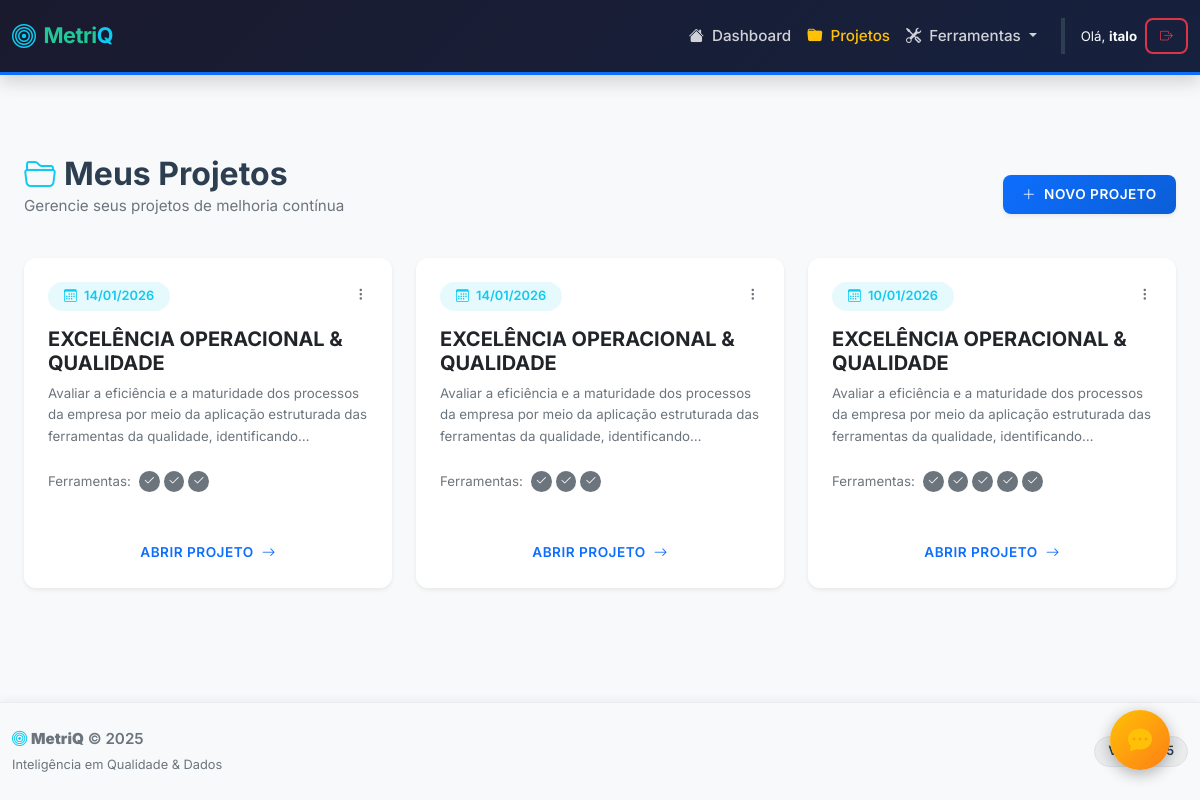
Page /projetos (signed in) on the committed database.
### qualidade_flask/models.py (models this page shows)
class User(UserMixin, db.Model):
    id = db.Column(db.Integer, primary_key=True)
    username = db.Column(db.String(100), unique=True, nullable=False)
    password = db.Column(db.String(255), nullable=False)
    analises = db.relationship('Analise', backref='dono', lazy=True)

class Projeto(db.Model):
    id = db.Column(db.Integer, primary_key=True)
    nome = db.Column(db.String(100), nullable=False)
    objetivo = db.Column(db.Text, nullable=False)
    data_criacao = db.Column(db.DateTime, default=datetime.now)
    user_id = db.Column(db.Integer, db.ForeignKey('user.id'), nullable=False)
    ferramentas = db.relationship('ProjetoFerramenta', backref='projeto', lazy=True, cascade="all, delete-orphan")

class ProjetoFerramenta(db.Model):
    id = db.Column(db.Integer, primary_key=True)
    projeto_id = db.Column(db.Integer, db.ForeignKey('projeto.id'), nullable=False)
    tipo = db.Column(db.String(50), nullable=False)
    dados = db.Column(db.JSON)
    analise_ia = db.Column(db.Text)
    data_criacao = db.Column(db.DateTime, default=datetime.now)

### qualidade_flask/blueprints/projects.py (the view)
@projects.route('/projetos')
@login_required
def lista_projetos():
    meus_projetos = Projeto.query.filter_by(user_id=current_user.id).order_by(Projeto.data_criacao.desc()).all()
    return render_template('projetos/lista.html', projetos=meus_projetos)

### qualidade_flask/templates/projetos/lista.html (shortened to what this page needs)
{% extends "base.html" %}
{% block content %}
<div class="container py-4">
    <div class="d-flex justify-content-between align-items-center mb-4">
        <div>
            <h2 class="fw-bold mb-0"><i class="bi bi-folder2-open text-info me-2"></i>Meus Projetos</h2>
            <p class="text-muted">Gerencie seus projetos de melhoria contínua</p>
        </div>
        <button type="button" class="btn btn-primary shadow-sm" data-bs-toggle="modal" data-bs-target="#novoProjetoModal">
            <i class="bi bi-plus-lg me-2"></i>Novo Projeto
        </button>
    </div>
    <div class="row g-4">
        {% if projetos %}
            {% for projeto in projetos %}
            <div class="col-md-4">
                <div class="card h-100 border-0 shadow-sm hover-shadow transition">
                    <div class="card-body">
                        <div class="d-flex justify-content-between align-items-start mb-3">
                            <span class="badge bg-info bg-opacity-10 text-info px-3 py-2">
                                <i class="bi bi-calendar3 me-1"></i> {{ projeto.data_criacao.strftime('%d/%m/%Y') }}
                            </span>
                            <div class="dropdown">
                                <button class="btn btn-link text-muted p-0" data-bs-toggle="dropdown">
                                    <i class="bi bi-three-dots-vertical"></i>
                                </button>
                            </div>
                        </div>
                        <h5 class="card-title fw-bold mb-2">{{ projeto.nome }}</h5>
                        <p class="card-text text-muted small mb-4 line-clamp-3">
                            {{ projeto.objetivo }}
                        </p>
                        <div class="d-flex align-items-center gap-2 mb-3">
                            <small class="text-muted">Ferramentas:</small>
                            <div class="d-flex gap-1">
                                {% for f in projeto.ferramentas %}
                                    <span class="badge bg-secondary rounded-circle p-1" title="{{ f.tipo }}">
                                        <i class="bi bi-check2"></i>
                                    </span>
                                {% endfor %}
                            </div>
                        </div>
                    </div>
                    <div class="card-footer bg-transparent border-0 pt-0 pb-3 px-3">
                        <a href="{{ url_for('projects.detalhe_projeto', id=projeto.id) }}" class="btn btn-outline-primary w-100">
                            Abrir Projeto <i class="bi bi-arrow-right ms-1"></i>
                        </a>
                    </div>
                </div>
            </div>
            {% endfor %}
        {% endif %}
    </div>
</div>
{% endblock %}

### qualidade_flask/templates/base.html (shortened to what this page needs)
<!DOCTYPE html>
<html lang="pt-br">
<head>
    <link href="https://cdn.jsdelivr.net/npm/bootstrap@5.3.0/dist/css/bootstrap.min.css" rel="stylesheet">
    <link rel="stylesheet" href="https://cdn.jsdelivr.net/npm/bootstrap-icons@1.10.5/font/bootstrap-icons.css">
    <link rel="stylesheet" href="{{ url_for('static', filename='css/style.css') }}">
</head>
<body class="d-flex flex-column min-vh-100">
    <nav class="navbar navbar-expand-lg navbar-dark bg-dark d-print-none">
        <div class="container">
            <a class="navbar-brand fw-bold d-flex align-items-center brand-text" href="/">
                <i class="bi bi-bullseye me-2 fs-4 text-info"></i>
                <span>Metri<span class="text-info">Q</span></span>
            </a>
            <div class="collapse navbar-collapse" id="navbarNav">
                <ul class="navbar-nav ms-auto align-items-center">
                    <li class="nav-item">
                        <a class="nav-link {{ 'active' if request.endpoint == 'main.index' }}" href="/">
                            <i class="bi bi-house-fill me-1"></i> Dashboard
                        </a>
                    </li>
                    <li class="nav-item">
                        <a class="nav-link {{ 'active' if request.endpoint == 'projects.lista_projetos' }}" href="/projetos">
                            <i class="bi bi-folder-fill me-1"></i> Projetos
                        </a>
                    </li>
                    <li class="nav-item dropdown">
                        <a class="nav-link dropdown-toggle" href="#" role="button" data-bs-toggle="dropdown" aria-expanded="false">
                            <i class="bi bi-tools me-1"></i> Ferramentas
                        </a>
                    </li>
                    {% if current_user.is_authenticated %}
                        <li class="nav-item ms-lg-3 border-start border-secondary ps-lg-3 mt-2 mt-lg-0">
                            <div class="d-flex align-items-center gap-2">
                                <span class="text-light small">Olá, <strong>{{ current_user.username }}</strong></span>
                                <a href="/logout" class="btn btn-sm btn-outline-danger" title="Sair">
                                    <i class="bi bi-box-arrow-right"></i>
                                </a>
                            </div>
                        </li>
                    {% endif %}
                </ul>
            </div>
        </div>
    </nav>
    <main class="flex-grow-1">
        <div class="container mt-4">
            {% block content %}{% endblock %}
        </div>
    </main>
    <footer class="d-print-none bg-light border-top py-4 mt-auto">
        <div class="container">
            <div class="row align-items-center">
                <div class="col-md-6 text-center text-md-start">
                    <p class="mb-0 text-muted">
                        <i class="bi bi-bullseye text-info"></i>
                        <strong>MetriQ</strong> &copy; 2025
                    </p>
                    <small class="text-muted" style="font-size: 0.8rem;">Inteligência em Qualidade & Dados</small>
                </div>
                <div class="col-md-6 text-md-end text-center mt-2 mt-md-0">
                    <span class="badge bg-secondary bg-opacity-10 text-dark border">Versão 5.5</span>
                </div>
            </div>
        </div>
    </footer>
    <a id="btnFeedback" href="https://docs.google.com/forms/d/e/1FAIpQLSc6ZJWx9LMAzcBPMMdcK3FHIyoWjjz7ik7XjiTRzf5Kar_DFA/viewform?usp=sharing&ouid=112551274773752880388" target="_blank" title="Deixe seu Feedback" class="text-decoration-none">
    <i class="bi bi-chat-dots-fill text-warning fs-4"></i>
    </a>
</body>
</html>

### qualidade_flask/static/css/style.css (style rules this page uses)
:root { --primary: #0d6efd; --secondary: #6c757d; --success: #198754; --danger: #dc3545; --warning: #ffc107; --info: #0dcaf0; --light: #f8f9fa; --dark: #212529; --shadow-sm: 0 0.125rem 0.25rem rgba(0, 0, 0, 0.075); --shadow: 0 0.5rem 1rem rgba(0, 0, 0, 0.15); --shadow-lg: 0 1rem 3rem rgba(0, 0, 0, 0.175); --transition: all 0.3s cubic-bezier(0.4, 0, 0.2, 1); }
* { margin: 0; padding: 0; box-sizing: border-box; }
html, body { height: 100%; }
body { font-family: 'Inter', 'Segoe UI', Roboto, Helvetica, Arial, sans-serif; font-size: 0.95rem; line-height: 1.6; color: #2c3e50; background: #f8f9fa; min-height: 100vh; display: flex; flex-direction: column; }
.navbar { background: linear-gradient(135deg, #1a1a2e 0%, #16213e 100%); box-shadow: var(--shadow); border-bottom: 3px solid var(--primary); padding: 1rem 0; }
.navbar-brand { font-weight: 700; font-size: 1.4rem; letter-spacing: 0.5px; color: white !important; transition: var(--transition); }
.navbar-dark .navbar-nav .nav-link { color: rgba(255, 255, 255, 0.8) !important; transition: var(--transition); font-weight: 500; }
.navbar-dark .navbar-nav .nav-link:hover, .navbar-dark .navbar-nav .nav-link.active { color: #ffc107 !important; }
main { flex: 1; padding: 2rem 0; }
.container { max-width: 1200px; }
.card { border: none; border-radius: 12px; box-shadow: var(--shadow); transition: var(--transition); overflow: hidden; background: white; }
.card-body { padding: 1.5rem; }
.btn { border: none; border-radius: 8px; font-weight: 600; padding: 0.6rem 1.2rem; transition: var(--transition); text-transform: uppercase; font-size: 0.85rem; letter-spacing: 0.5px; }
.btn-primary { background: linear-gradient(135deg, #0d6efd 0%, #0b5ed7 100%); color: white; }
.btn-outline-danger { color: #dc3545; border: 2px solid #dc3545; }
.btn-sm { padding: 0.4rem 0.8rem; font-size: 0.8rem; }
.badge { padding: 0.5rem 0.8rem; border-radius: 20px; font-weight: 600; font-size: 0.8rem; }
footer { background: white; border-top: 2px solid #e9ecef; padding: 2rem 0; margin-top: auto; box-shadow: 0 -2px 10px rgba(0, 0, 0, 0.05); }
footer p { font-weight: 600; color: #2c3e50; }
footer small { color: #6c757d; }
.text-muted { color: #6c757d !important; }
.text-dark { color: #2c3e50 !important; }
.bg-light { background: #f8f9fa !important; }
.shadow-sm { box-shadow: var(--shadow-sm) !important; }
.rounded-circle { border-radius: 50%; }
.border-start { border-left: 4px solid !important; }
.border-top { border-top: 1px solid #e9ecef !important; }
:root { --brand-color: #6610f2; --brand-dark: #4d0cba; --brand-accent: #20c997; --sidebar-bg: #0f172a; }
.brand-text { font-family: 'Inter', sans-serif; font-size: 24px; font-weight: 800; color: white; letter-spacing: -0.5px; line-height: 1; }
.brand-text span { color: var(--brand-accent); }
#btnFeedback { position: fixed; bottom: 30px; right: 30px; width: 60px; height: 60px; background: linear-gradient(135deg, #ffc107 0%, #fd7e14 100%); color: white; border-radius: 50%; font-size: 24px; text-decoration: none; box-shadow: 0 4px 15px rgba(0,0,0,0.3); z-index: 1050; transition: transform 0.3s, box-shadow 0.3s; display: flex; align-items: center; justify-content: center; }

### qualidade_flask/templates/base.html (style rules this page uses)
body { font-family: 'Inter', sans-serif; }
.brand-text { letter-spacing: -0.5px; font-size: 1.35rem; }

### qualidade_flask/templates/projetos/lista.html (style rules this page uses)
.transition { transition: all 0.3s ease; }
.line-clamp-3 { display: -webkit-box; -webkit-line-clamp: 3; -webkit-box-orient: vertical; overflow: hidden; }

### rows in the picture
User: username "italo"
Projeto: data_criacao "14/01/2026", nome "EXCELÊNCIA OPERACIONAL & QUALIDADE", objetivo "Avaliar a eficiência e a maturidade dos processos da empresa por meio da aplicação estruturada das ferramentas da qualidade,…"
Projeto: data_criacao "14/01/2026", nome "EXCELÊNCIA OPERACIONAL & QUALIDADE", objetivo "Avaliar a eficiência e a maturidade dos processos da empresa por meio da aplicação estruturada das ferramentas da qualidade,…"
Projeto: data_criacao "10/01/2026", nome "EXCELÊNCIA OPERACIONAL & QUALIDADE", objetivo "Avaliar a eficiência e a maturidade dos processos da empresa por meio da aplicação estruturada das ferramentas da qualidade,…"
